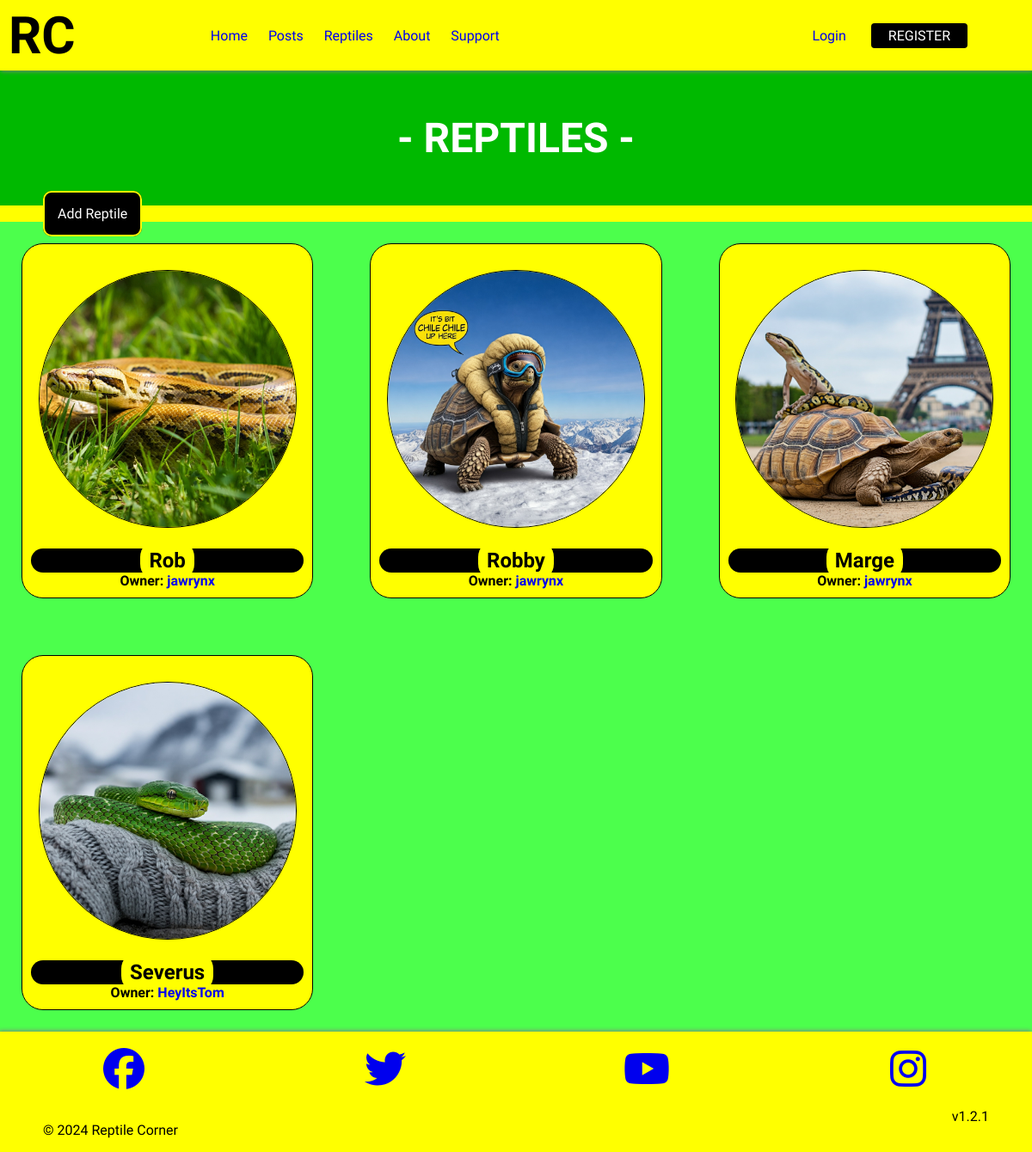
Screenshot of /reptiles/list/ with the database file from the repository.
### reptiles/models.py (models this page shows, shortened)
class Reptile(models.Model):
    user = models.ForeignKey(User, on_delete=models.CASCADE, related_name='reptiles')
    name = models.CharField(max_length=30)
    age = models.IntegerField()
    species = models.CharField(max_length=70)
    bio = models.TextField()
    reptile_picture = models.ImageField(upload_to='reptile_pics/', blank=True)

### reptiles/views.py (the view)
# urls.py: path('list/', views.reptiles_list, name='reptiles_list'),
def reptiles_list(request):
    reptiles = Reptile.objects.all()
    return render(request, 'reptiles/reptiles_list.html', {'reptiles': reptiles})

### reptiles/templates/reptiles/reptiles_list.html (shortened to what this page needs)
{% extends 'layout.html' %}
{% block content %}
  <h1 class="page-title">- Reptiles -</h1>
  <a href="{% url 'reptiles:add_reptile' %}" class="add-reptile">Add Reptile</a>
  <div class="reptile-list grid">
    {% for reptile in reptiles %}
      <div class="reptile-item col-12 col-md-6 col-lg-4">
        {% if reptile.reptile_picture %}
        <a href="{% url 'reptiles:reptile_detail' pk=reptile.pk %}"><img class="image" src="{{ reptile.reptile_picture.url }}" alt="{{ reptile.name }}"></a>
        {% else %}
          {% comment %} <img src="{% static '/media/snake.jpeg' %}" alt="Default Reptile Image">  {% endcomment %}
        {% endif %}
        <h2 class='reptile-name'><a href="{% url 'reptiles:reptile_detail' pk=reptile.pk %}">{{ reptile.name }}</a></h2>
        <p>Owner: <a href="../../profile/{{ reptile.user.username }}">{{ reptile.user.username }}</a></p>
      </div>
    {% endfor %}
  </div>
{% endblock %}

### static/css/style.css (style rules this page uses)
* { box-sizing: border-box; padding: 0; margin: 0; }
body { font-family: 'Ubuntu'; color: black; background-color: yellow; overflow-x: hidden; }
a { text-decoration: none; }
.page-title { padding: 50px; font-size: 3rem; font-weight: bolder; color: white; text-align: center; background-color: rgba(0, 185, 0); text-transform: uppercase; }
.image { width: 100%; border-radius: 15px; margin-bottom: 20px; }
.reptile-list { display: flex; flex-wrap: wrap; gap: 20px; background-color:rgb(76, 255, 76); }
.reptile-item { background-color: yellow; border: 1px solid black; border-radius: 25px; margin: 25px; padding: 10px; text-align: center; }
.reptile-item img { margin-top: 20px; border: 1px solid black; border-radius: 50%; width: 300px; height: 300px; object-fit: cover; }
.reptile-item p { font-weight: bold; }
.reptile-name { background-color: black; border-radius: 25px; }
.reptile-name a { padding: 10px; text-decoration: none; background-color: yellow; color: black; border-radius: 20px; }
.add-reptile { background-color: black; border: 2px solid yellow; color: white; padding: 15px; border-radius: 10px; margin: 50px; transition: 0.3s ease-in-out; }

### static/css/grid_classes.css (style rules this page uses)
.grid { display: grid; grid-template-columns: repeat(12, 1fr); gap: 1rem; }
.col-12 { grid-column: span 12; }
@media (min-width: 768px) { .col-md-6 { grid-column: span 6; } }
@media (min-width: 992px) { .col-lg-4 { grid-column: span 4; } }

### rows the page displays
Reptile: reptile_picture (picture), name "Rob", user.username "jawrynx"
Reptile: reptile_picture (picture), name "Robby", user.username "jawrynx"
Reptile: reptile_picture (picture), name "Marge", user.username "jawrynx"
Reptile: reptile_picture (picture), name "Severus", user.username "HeyItsTom"
